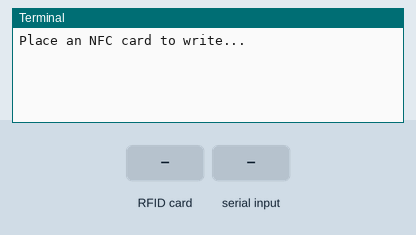
A program run on a simulated Raspberry Pi (BCM pin numbers). Parts: the last lines printed to the terminal. The test bench sets the inputs (shaded band). At 2.8 s the program stops and its outputs stay as they are.

Above: at 1.2 s.
1.3 s: RFID card 5E 7A 19 C4 held to the reader
At 2.4 s:
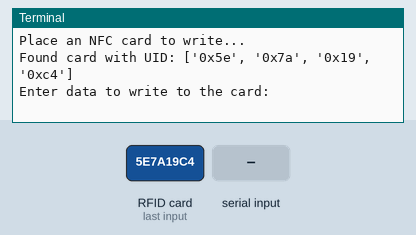
2.8 s: "1" typed at the terminal, then Enter
At 3.6 s:
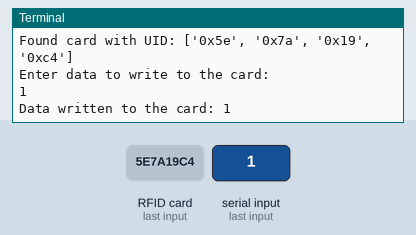

Measured:
- after the input at 1.3 s, the terminal: prints a new line at once (image 1)
- after the input at 2.8 s, the terminal: prints a new line at once (image 2)

The program:

write.py
```python
import board
import busio
from adafruit_pn532.i2c import PN532_I2C

# Create an I2C object
i2c = busio.I2C(board.SCL, board.SDA)

# Create the PN532 object
pn532 = PN532_I2C(i2c, debug=False)

# Configure PN532 to communicate with MiFare cards
pn532.SAM_configuration()

print("Place an NFC card to write...")

try:
    while True:
        # Check if a card is available to write
        uid = pn532.read_passive_target(timeout=0.5)

        # If a card is found, ask the user for data to write
        if uid is not None:
            print("Found card with UID:", [hex(i) for i in uid])

            # User input for data to write to the card
            data_to_write = input("Enter data to write to the card: ")

            # Convert the string to bytes (UTF-8 encoding)
            data_bytes = data_to_write.encode('utf-8')

            # Write data to the card, 4 bytes per block
            block_number = 4  # Start writing from block 4
            for start_index in range(0, len(data_bytes), 4):
                end_index = start_index + 4
                block_data = data_bytes[start_index:end_index]

                # Ensure the block_data is 4 bytes long by padding if necessary
                block_data += b'\0' * (4 - len(block_data))

                pn532.ntag2xx_write_block(block_number, block_data)
                block_number += 1

            print("Data written to the card:", data_to_write)
            break

except Exception as e:
    print(f"Error: {e}")

finally:
    # Explicitly close the I2C connection
    i2c.deinit()
```
